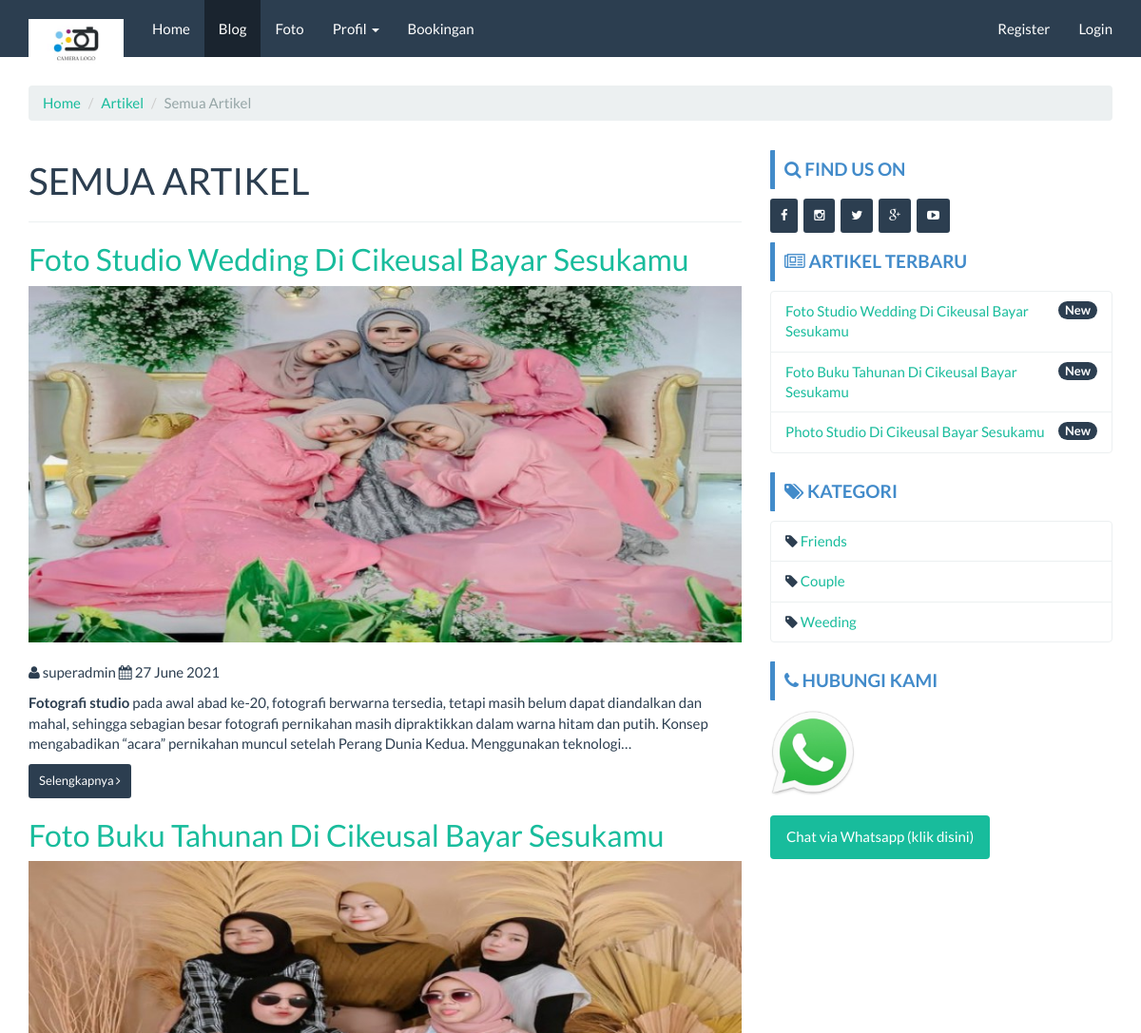
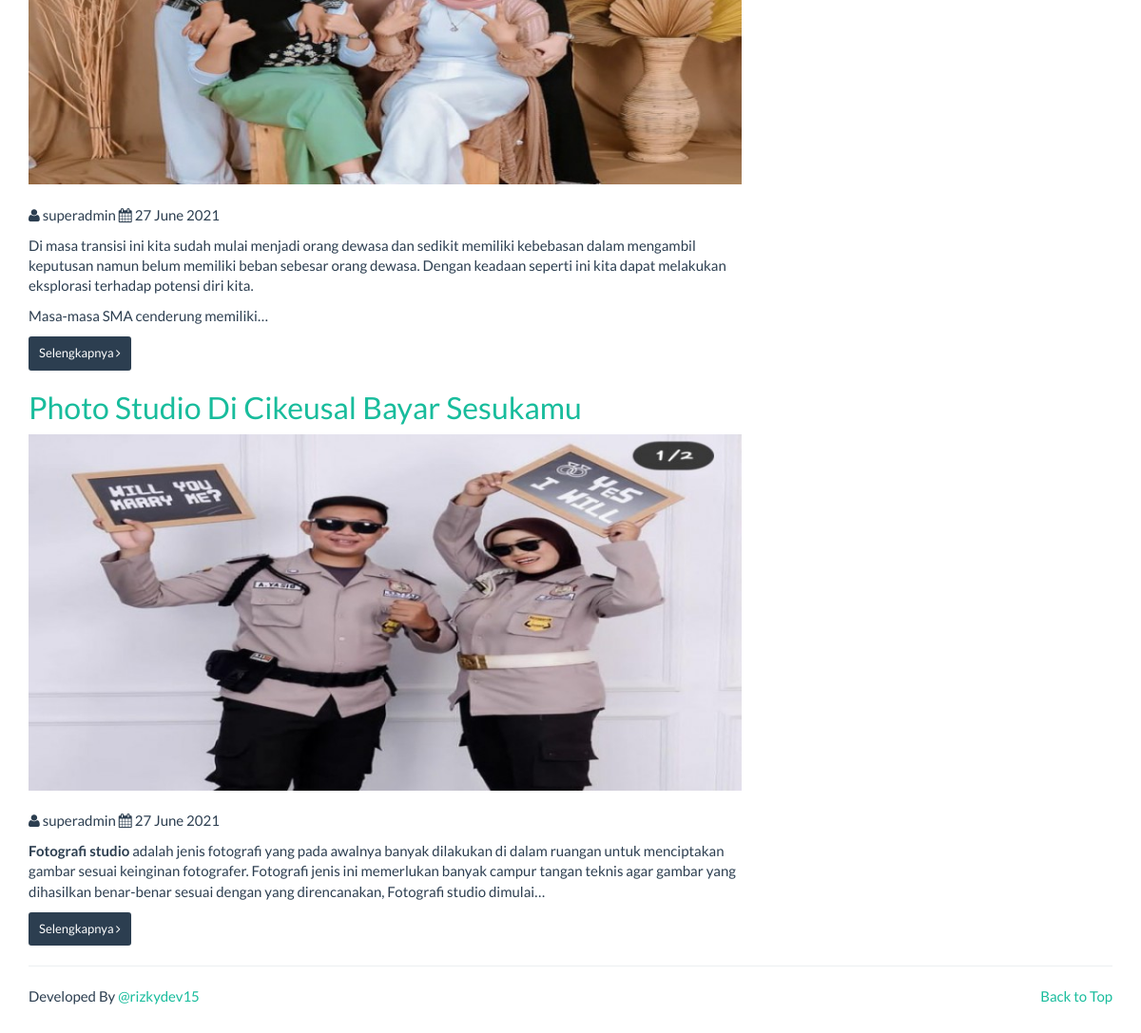
/event, run on the app's committed database (2 pictures, top to bottom).
### tables this page shows
CREATE TABLE `company` (
  `id_company` int(11) NOT NULL,
  `company_name` varchar(100) NOT NULL,
  `company_desc` text NOT NULL,
  `company_address` text NOT NULL,
  `company_maps` text NOT NULL,
  `company_phone` char(30) NOT NULL,
  `company_phone2` char(30) NOT NULL,
  `company_fax` char(30) NOT NULL,
  `company_email` char(30) NOT NULL,
  `foto` text NOT NULL,
  `foto_type` char(10) NOT NULL,
  `created` datetime NOT NULL DEFAULT current_timestamp(),
  `modified` datetime DEFAULT NULL,
  `created_by` char(50) NOT NULL,
  `modified_by` char(50) NOT NULL
);

CREATE TABLE `event` (
  `id_event` int(11) NOT NULL,
  `nama_event` varchar(100) NOT NULL,
  `slug_event` varchar(100) DEFAULT NULL,
  `deskripsi` text DEFAULT NULL,
  `kategori` int(11) DEFAULT NULL,
  `foto` text DEFAULT NULL,
  `foto_type` char(10) DEFAULT NULL,
  `created_at` datetime NOT NULL DEFAULT current_timestamp(),
  `created_by` char(50) NOT NULL,
  `modified_at` datetime DEFAULT NULL ON UPDATE current_timestamp(),
  `modified_by` char(50) NOT NULL
);

CREATE TABLE `kategori` (
  `id_kategori` int(11) NOT NULL,
  `nama_kategori` varchar(20) NOT NULL,
  `slug_kat` varchar(20) NOT NULL,
  `created_by` char(50) NOT NULL,
  `created_at` datetime NOT NULL DEFAULT current_timestamp(),
  `modified_by` char(50) NOT NULL,
  `modified_at` datetime DEFAULT NULL ON UPDATE current_timestamp()
);

CREATE TABLE `kontak` (
  `id_kontak` int(11) NOT NULL,
  `nama_kontak` char(50) NOT NULL,
  `nohp` char(50) NOT NULL,
  `created_by` char(50) NOT NULL,
  `created_at` datetime NOT NULL DEFAULT current_timestamp(),
  `modified_by` char(50) NOT NULL,
  `modified_at` datetime DEFAULT NULL ON UPDATE current_timestamp()
);

### application/controllers/Event.php (called while the page is built, shortened)
<?php
class Event extends CI_Controller {
	function __construct()
  {
		$this->load->model('Company_model');
		$this->load->model('Event_model');
		$this->load->model('Foto_model');
		$this->load->model('Kategori_model');
		$this->load->model('Kontak_model');
		$this->data['company_data'] 			= $this->Company_model->get_by_company();
		$this->data['event_sidebar'] 			= $this->Event_model->get_all_sidebar();
		$this->data['foto_data'] 					= $this->Foto_model->get_all_new_home();
		$this->data['kategori_sidebar'] 	= $this->Kategori_model->get_all();
		$this->data['kontak_sidebar'] 		= $this->Kontak_model->get_all();
  }
  public function archive()
  {
    $this->data['title'] = "Semua Event";
    $this->load->library('pagination');
    $config['per_page'] = 5;
    $dari = $this->uri->segment('4');
    $this->data['event_all'] = $this->Event_model->get_all_arsip($config['per_page'],$dari);
    $this->load->view('front/event/arsip', $this->data);
  }
}

### index.php (called while the page is built, shortened)
<?php
require_once BASEPATH.'core/CodeIgniter.php';

### application/models/Company_model.php (called while the page is built, shortened)
<?php  if ( ! defined('BASEPATH')) exit('No direct script access allowed');
class Company_model extends CI_Model
{
  public $table = 'company';
  function get_by_company()
  {
    $this->db->where('id_company', '1');
    return $this->db->get($this->table)->row();
  }
}

### application/models/Event_model.php (called while the page is built, shortened)
<?php  if ( ! defined('BASEPATH')) exit('No direct script access allowed');
class Event_model extends CI_Model
{
  public $table = 'event';
  public $id    = 'id_event';
  public $order = 'DESC';
  function get_all_sidebar()
  {
    $this->db->limit(3);
    $this->db->order_by($this->id, $this->order);
    return $this->db->get($this->table)->result();
  }
  function get_all_arsip($per_page,$dari)
  {
    $this->db->order_by($this->id, 'DESC');
    $query = $this->db->get($this->table,$per_page,$dari);
    return $query->result();
  }
}

### application/models/Kategori_model.php (called while the page is built, shortened)
<?php  if ( ! defined('BASEPATH')) exit('No direct script access allowed');
class Kategori_model extends CI_Model
{
  public $table = 'kategori';
  function get_all()
  {
    return $this->db->get($this->table)->result();
  }
}

### application/models/Kontak_model.php (called while the page is built, shortened)
<?php  if ( ! defined('BASEPATH')) exit('No direct script access allowed');
class Kontak_model extends CI_Model
{
  public $table = 'kontak';
  function get_all()
  {
    return $this->db->get($this->table)->result();
  }
}

### application/views/front/event/arsip.php (the view, shortened to what this page needs)
<?php $this->load->view('front/header'); ?>
<?php $this->load->view('front/navbar'); ?>
<div class="container">
	<ol class="breadcrumb">
		<li><a href="<?php echo base_url() ?>">Home</a></li>
		<li><a href="#">Artikel</a></li>
		<li class="active">Semua Artikel</li>
	</ol>
	<div class="row">
		<div class="col-md-8"><h1>SEMUA ARTIKEL</h1><hr>
			<?php foreach($event_all as $event){ ?>
				<h2><a href="<?php echo base_url('event/').$event->slug_event ?>"><?php echo $event->nama_event ?></a></h2>
				<a href="<?php echo base_url("event/$event->slug_event ") ?>">
					<?php
					if(empty($event->foto)) {echo "<img class='img-responsive' src='".base_url()."assets/images/no_image_thumb.png'>";}
					else { echo " <img class='img-responsive' src='".base_url()."assets/images/event/".$event->foto.'_thumb'.$event->foto_type."'> ";}
					?>
				</a>
				<br>
				<p>
					<i class="fa fa-user"></i> <?php echo $event->created_by ?>
					<i class="fa fa-calendar"></i> <?php echo date("j F Y", strtotime($event->created_at)); ?>
				</p>
				<p><?php echo character_limiter($event->deskripsi,350) ?></p>
				<a class="btn btn-sm btn-primary" href="<?php echo base_url("event/$event->slug_event ") ?>">Selengkapnya <i class="fa fa-angle-right"></i></a>
			<?php } ?>
		</div>
		<?php $this->load->view('front/sidebar'); ?>
	</div>
</div>

### application/views/front/navbar.php (shortened to what this page needs)
<nav class="navbar navbar-default navbar-fixed-top">
  <div class="container">
    <div class="navbar-header">
      <a class="navbar-brand" href="<?php echo base_url() ?>">
        <img src="<?php echo base_url('assets/images/company/').$company_data->foto.$company_data->foto_type ?>" alt="<?php echo $company_data->company_name ?>" width="100px">
      </a>
    </div>
    <div class="collapse navbar-collapse" id="bs-example-navbar-collapse-1">
      <ul class="nav navbar-nav">
        <li class="<?php if($this->uri->segment(1) == ""){echo "active";} ?>">
          <a href="<?php echo base_url() ?>">Home </a>
        </li>
        <li class="<?php if($this->uri->segment(1) == "event"){echo "active";} ?>">
          <a href="<?php echo base_url('event') ?>"> Blog</a>
        </li>
        <li class="<?php if($this->uri->segment(1) == "gallery"){echo "active";} ?>">
          <a href="<?php echo base_url('gallery/album') ?>"> Foto</a>
        </li>
        <li class="dropdown <?php if($this->uri->segment(1) == "about" or $this->uri->segment(1) == "contact"){echo "active";} ?>">
          <a href="#" class="dropdown-toggle" data-toggle="dropdown" role="button" aria-haspopup="true" aria-expanded="false">Profil <span class="caret"></span></a>
        </li>
        <li class="<?php if($this->uri->segment(1) == "cart" && $this->uri->segment(2) == ""){echo "active";} ?>">
          <a href="<?php echo base_url('cart') ?>"> Bookingan</a>
        </li>
      </ul>
      <?php if($this->session->userdata('usertype') != NULL){ ?>
        <ul class="nav navbar-nav navbar-right">
          <li class="dropdown">
            <a href="#" class="dropdown-toggle" data-toggle="dropdown" role="button" aria-haspopup="true" aria-expanded="false">Hi, <?php echo $this->session->userdata('username') ?> <span class="caret"></span></a>
            <ul class="dropdown-menu">
              <li><a href="<?php echo base_url('cart/history') ?>">Riwayat Booking</a></li>
              <li><a href="<?php echo base_url('auth/edit_profil/').$this->session->userdata('user_id') ?>">Edit Profil</a></li>
              <li><a href="<?php echo base_url('auth/profil') ?>">Profil Saya</a></li>
              <li role="separator" class="divider"></li>
              <li><a href="<?php echo base_url('auth/logout') ?>">Logout</a></li>
            </ul>
          </li>
        </ul>
      <?php }else{ ?>
        <ul class="nav navbar-nav navbar-right">
          <li><a href="<?php echo base_url('auth/register') ?>">Register</a></li>
          <li><a href="<?php echo base_url('auth/login') ?>">Login</a></li>
        </ul>
      <?php } ?>
    </div>
  </div>
</nav>

### application/views/front/modul/mod_event.php
<div class="bs-callout bs-callout-primary mt-3">
  <h4><i class="fa fa-newspaper-o"></i> Artikel Terbaru</h4>
</div>
<ul class="list-group">
  <?php
  foreach ($event_sidebar as $event_sidebar) {
  ?>
    <li class="list-group-item">
      <span class="badge">New</span>
      <?php echo anchor('event/read/' . $event_sidebar->slug_event . '', '' . $event_sidebar->nama_event . '') ?>
    </li>
  <?php } ?>
</ul>

### application/views/front/modul/mod_kategori.php (shortened to what this page needs)
<div class="bs-callout bs-callout-primary"><h4><i class="fa fa-tags"></i> Kategori</h4></div>
<ul class="list-group">
  <?php
  foreach ($kategori_sidebar as $kategori_sidebar)
  {
  ?>
  <li class="list-group-item">
    <i class="fa fa-tag"></i> <?php echo anchor('event/kategori/'.$kategori_sidebar->slug_kat.'',''.$kategori_sidebar->nama_kategori.'') ?>
  </li>
  <?php } ?>
</ul>

### application/views/front/modul/mod_cs.php
<div class="bs-callout bs-callout-primary"><h4><i class="fa fa-phone"></i> Hubungi Kami</h4></div>
<ul class="list-group">
  <div><img src="<?php echo base_url('assets/images/wa.jpg') ?>" width="90px"></div>
  <?php foreach($kontak_sidebar as $kontak){?>
  <br>
    <a href="https://api.whatsapp.com/send?phone=+<?php echo $kontak->nohp ?>&text=Hi%20Gan,%20Saya%20mau%20booking%20foto">
      <button class="btn btn-success" type="submit" name="button">Chat via Whatsapp (klik disini)</button>
    </a><br><br>
  <?php } ?>
</ul>

### assets/template/frontend/css/custom.css (style rules this page uses)
h4 { font-weight: bold; text-transform: uppercase; }
.bs-callout { padding: 10px; margin-top: 10px; margin-bottom: 10px; border: 0px solid #eee; border-left-width: 5px; border-radius: 1px; }
.bs-callout h4 { margin-top: 0; margin-bottom: 0px; }
.bs-callout-primary { border-left-color: #428bca; }
.bs-callout-primary h4 { color: #428bca; }
a:hover, a:visited, a:link, a:active { text-decoration: none; }

### data on the page
company: foto+foto_type (picture)
event: nama_event "Foto Studio Wedding Di Cikeusal Bayar Sesukamu", foto+foto_type (picture), created_by "superadmin", created_at "27 June 2021", deskripsi "Fotografi studio pada awal abad ke-20, fotografi berwarna tersedia, tetapi masih belum dapat diandalkan dan mahal, sehingga sebagian besar fotografi pernikahan masih dipraktikkan dalam warna hitam dan putih. Konsep mengabadikan “acara” pernikahan muncul setelah Perang Dunia Kedua. Menggunakan teknologi…", slug_event+nama_event "Foto Studio Wedding Di Cikeusal Bayar Sesukamu"
event: nama_event "Foto Buku Tahunan Di Cikeusal Bayar Sesukamu", foto+foto_type (picture), created_by "superadmin", created_at "27 June 2021", deskripsi "Di masa transisi ini kita sudah mulai menjadi orang dewasa dan sedikit memiliki kebebasan dalam mengambil keputusan namun belum memiliki beban sebesar orang dewasa. Dengan keadaan seperti ini kita dapat melakukan eksplorasi terhadap potensi diri kita. Masa-masa SMA cenderung memiliki…", slug_event+nama_event "Foto Buku Tahunan Di Cikeusal Bayar Sesukamu"
event: nama_event "Photo Studio Di Cikeusal Bayar Sesukamu", foto+foto_type (picture), created_by "superadmin", created_at "27 June 2021", deskripsi "Fotografi studio adalah jenis fotografi yang pada awalnya banyak dilakukan di dalam ruangan untuk menciptakan gambar sesuai keinginan fotografer. Fotografi jenis ini memerlukan banyak campur tangan teknis agar gambar yang dihasilkan benar-benar sesuai dengan yang direncanakan, Fotografi studio dimulai…", slug_event+nama_event "Photo Studio Di Cikeusal Bayar Sesukamu"
kategori: slug_kat+nama_kategori "Friends"
kategori: slug_kat+nama_kategori "Couple"
kategori: slug_kat+nama_kategori "Weeding"
